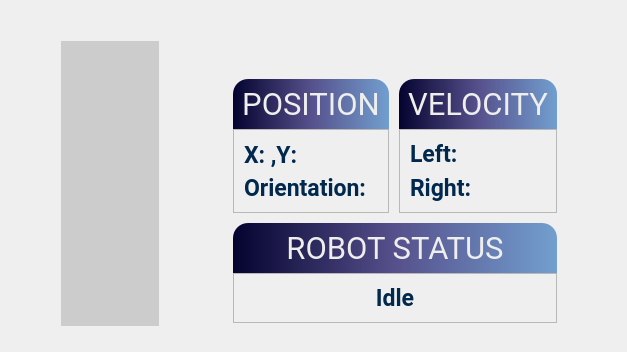
         <widget class="QWidget" name="widget_5" native="true">
          <layout class="QHBoxLayout" name="horizontalLayout_9" stretch="4,3">
           <item>
            <widget class="QWidget" name="widget_32" native="true">
             <property name="maximumSize">
              <size>
               <width>16777215</width>
               <height>16777215</height>
              </size>
             </property>
             <layout class="QVBoxLayout" name="verticalLayout_42">
              <property name="spacing">
               <number>30</number>
              </property>
              <property name="leftMargin">
               <number>50</number>
              </property>
              <property name="topMargin">
               <number>30</number>
              </property>
              <property name="rightMargin">
               <number>50</number>
              </property>
              <property name="bottomMargin">
               <number>15</number>
              </property>
              <item>
               <widget class="QWidget" name="tracking_main_4" native="true">
                <property name="styleSheet">
                 <string notr="true">background-color: rgb(204,204,204); </string>
                </property>
                <layout class="QVBoxLayout" name="tracking_4">
                 <property name="leftMargin">
                  <number>0</number>
                 </property>
                 <property name="topMargin">
                  <number>0</number>
                 </property>
                 <property name="rightMargin">
                  <number>0</number>
                 </property>
                 <property name="bottomMargin">
                  <number>0</number>
                 </property>
                 <item>
                  <widget class="QGraphicsView" name="view_map">
                   <property name="styleSheet">
                    <string notr="true"/>
                   </property>
                   <property name="frameShape">
                    <enum>QFrame::NoFrame</enum>
                   </property>
                   <property name="sizeAdjustPolicy">
                    <enum>QAbstractScrollArea::AdjustToContentsOnFirstShow</enum>
                   </property>
                   <property name="dragMode">
                    <enum>QGraphicsView::ScrollHandDrag</enum>
                   </property>
                  </widget>
                 </item>
                </layout>
               </widget>
              </item>
             </layout>
            </widget>
           </item>
           <item>
            <widget class="QWidget" name="widget_28" native="true">
             <property name="maximumSize">
              <size>
               <width>16777215</width>
               <height>16777215</height>
              </size>
             </property>
             <layout class="QVBoxLayout" name="verticalLayout_13">
              <property name="spacing">
               <number>20</number>
              </property>
              <property name="topMargin">
               <number>30</number>
              </property>
              <property name="rightMargin">
               <number>50</number>
              </property>
              <item>
               <widget class="QWidget" name="camera_4" native="true">
                <layout class="QVBoxLayout" name="verticalLayout_40">
                 <property name="leftMargin">
                  <number>9</number>
                 </property>
                 <property name="topMargin">
                  <number>0</number>
                 </property>
                 <property name="rightMargin">
                  <number>9</number>
                 </property>
                 <property name="bottomMargin">
                  <number>9</number>
                 </property>
                </layout>
               </widget>
              </item>
              <item>
               <widget class="QWidget" name="widget_4" native="true">
                <layout class="QVBoxLayout" name="verticalLayout_5" stretch="0,0">
                 <property name="spacing">
                  <number>10</number>
                 </property>
                 <item>
                  <widget class="QWidget" name="widget_3" native="true">
                   <layout class="QHBoxLayout" name="horizontalLayout_27">
                    <property name="spacing">
                     <number>10</number>
                    </property>
                    <property name="leftMargin">
                     <number>0</number>
                    </property>
                    <property name="topMargin">
                     <number>0</number>
                    </property>
                    <property name="rightMargin">
                     <number>0</number>
                    </property>
                    <property name="bottomMargin">
                     <number>0</number>
                    </property>
                    <item>
                     <widget class="QFrame" name="position_3">
                      <property name="minimumSize">
                       <size>
                        <width>0</width>
                        <height>0</height>
                       </size>
                      </property>
                      <property name="maximumSize">
                       <size>
                        <width>16777215</width>
                        <height>16777215</height>
                       </size>
                      </property>
                      <property name="styleSheet">
                       <string notr="true"/>
                      </property>
                      <layout class="QVBoxLayout" name="verticalLayout_46" stretch="0,0">
                       <property name="spacing">
                        <number>0</number>
                       </property>
                       <property name="leftMargin">
                        <number>0</number>
                       </property>
                       <property name="topMargin">
                        <number>0</number>
                       </property>
                       <property name="rightMargin">
                        <number>0</number>
                       </property>
                       <property name="bottomMargin">
                        <number>0</number>
                       </property>
                       <item>
                        <widget class="QFrame" name="frame_21">
                         <property name="enabled">
                          <bool>true</bool>
                         </property>
                         <property name="maximumSize">
                          <size>
                           <width>16777215</width>
                           <height>50</height>
                          </size>
                         </property>
                         <property name="styleSheet">
                          <string notr="true">QFrame{
	border-top-left-radius: 15;
	border-top-right-radius: 15;
	border-style: solid;
	border-color:rgb(0, 41, 77);
	background-color: qlineargradient(spread: pad, x1:0, y1:0, x2:1, y2:0, stop:0 rgb(4, 3, 47), stop:0.5 rgb(86, 80, 140), stop:1 rgb(114, 159, 207));
}</string>
                         </property>
                         <property name="lineWidth">
                          <number>0</number>
                         </property>
                         <layout class="QVBoxLayout" name="verticalLayout_47">
                          <item alignment="Qt::AlignHCenter">
                           <widget class="QLabel" name="label1_10">
                            <property name="font">
                             <font>
                              <family>Roboto</family>
                              <pointsize>23</pointsize>
                              <weight>50</weight>
                              <bold>false</bold>
                             </font>
                            </property>
                            <property name="styleSheet">
                             <string notr="true">QLabel{
background-color: transparent; 
color: rgb(238, 238, 236);
}</string>
                            </property>
                            <property name="text">
                             <string>POSITION</string>
                            </property>
                            <property name="alignment">
                             <set>Qt::AlignCenter</set>
                            </property>
                           </widget>
                          </item>
                         </layout>
                        </widget>
                       </item>
                       <item>
                        <widget class="QFrame" name="frame_22">
                         <property name="sizePolicy">
                          <sizepolicy hsizetype="Preferred" vsizetype="Preferred">
                           <horstretch>0</horstretch>
                           <verstretch>0</verstretch>
                          </sizepolicy>
                         </property>
                         <property name="maximumSize">
                          <size>
                           <width>16777215</width>
                           <height>200</height>
                          </size>
                         </property>
                         <property name="font">
                          <font>
                           <family>Roboto</family>
                           <pointsize>13</pointsize>
                           <weight>75</weight>
                           <bold>true</bold>
                          </font>
                         </property>
                         <property name="styleSheet">
                          <string notr="true">
color: rgb(0, 41, 77);</string>
                         </property>
                         <property name="frameShape">
                          <enum>QFrame::StyledPanel</enum>
                         </property>
                         <property name="frameShadow">
                          <enum>QFrame::Plain</enum>
                         </property>
                         <property name="lineWidth">
                          <number>1</number>
                         </property>
                         <layout class="QGridLayout" name="gridLayout_22" columnstretch="0">
                          <property name="leftMargin">
                           <number>10</number>
                          </property>
                          <property name="topMargin">
                           <number>10</number>
                          </property>
                          <property name="rightMargin">
                           <number>10</number>
                          </property>
                          <property name="bottomMargin">
                           <number>10</number>
                          </property>
                          <property name="horizontalSpacing">
                           <number>0</number>
                          </property>
                          <property name="verticalSpacing">
                           <number>4</number>
                          </property>
                          <item row="0" column="0">
                           <widget class="QLabel" name="label_xy">
                            <property name="font">
                             <font>
                              <family>Roboto</family>
                              <pointsize>17</pointsize>
                              <weight>75</weight>
                              <bold>true</bold>
                             </font>
                            </property>
                            <property name="text">
                             <string>X: ,Y:</string>
                            </property>
                           </widget>
                          </item>
                          <item row="1" column="0">
                           <widget class="QLabel" name="label_theta">
                            <property name="font">
                             <font>
                              <family>Roboto</family>
                              <pointsize>17</pointsize>
                              <weight>75</weight>
                              <bold>true</bold>
                             </font>
                            </property>
                            <property name="text">
                             <string>Orientation:</string>
                            </property>
                           </widget>
                          </item>
                         </layout>
                        </widget>
                       </item>
                      </layout>
                     </widget>
                    </item>
                    <item>
                     <widget class="QFrame" name="velocity_4">
                      <property name="minimumSize">
                       <size>
                        <width>0</width>
                        <height>0</height>
                       </size>
                      </property>
                      <property name="maximumSize">
                       <size>
                        <width>16777215</width>
                        <height>16777215</height>
                       </size>
                      </property>
                      <property name="styleSheet">
                       <string notr="true"/>
                      </property>
                      <layout class="QVBoxLayout" name="verticalLayout_43" stretch="0,0">
                       <property name="spacing">
                        <number>0</number>
                       </property>
                       <property name="leftMargin">
                        <number>0</number>
                       </property>
                       <property name="topMargin">
                        <number>0</number>
                       </property>
                       <property name="rightMargin">
                        <number>0</number>
                       </property>
                       <property name="bottomMargin">
                        <number>0</number>
                       </property>
                       <item>
                        <widget class="QFrame" name="frame_19">
                         <property name="enabled">
                          <bool>true</bool>
                         </property>
                         <property name="maximumSize">
                          <size>
                           <width>16777215</width>
                           <height>50</height>
                          </size>
                         </property>
                         <property name="styleSheet">
                          <string notr="true">QFrame{
	border-top-left-radius: 15;
	border-top-right-radius: 15;
	border-style: solid;
	border-color:rgb(0, 41, 77);
	background-color: qlineargradient(spread: pad, x1:0, y1:0, x2:1, y2:0, stop:0 rgb(4, 3, 47), stop:0.5 rgb(86, 80, 140), stop:1 rgb(114, 159, 207));
}</string>
                         </property>
                         <property name="lineWidth">
                          <number>0</number>
                         </property>
                         <layout class="QVBoxLayout" name="verticalLayout_44">
                          <item alignment="Qt::AlignHCenter">
                           <widget class="QLabel" name="label1_9">
                            <property name="font">
                             <font>
                              <family>Roboto</family>
                              <pointsize>23</pointsize>
                              <weight>50</weight>
                              <bold>false</bold>
                             </font>
                            </property>
                            <property name="styleSheet">
                             <string notr="true">QLabel{
background-color: transparent; 
color: rgb(238, 238, 236);
}</string>
                            </property>
                            <property name="text">
                             <string>VELOCITY</string>
                            </property>
                            <property name="alignment">
                             <set>Qt::AlignCenter</set>
                            </property>
                           </widget>
                          </item>
                         </layout>
                        </widget>
                       </item>
                       <item>
                        <widget class="QFrame" name="frame_20">
                         <property name="sizePolicy">
                          <sizepolicy hsizetype="Preferred" vsizetype="Preferred">
                           <horstretch>0</horstretch>
                           <verstretch>0</verstretch>
                          </sizepolicy>
                         </property>
                         <property name="maximumSize">
                          <size>
                           <width>16777215</width>
                           <height>200</height>
                          </size>
                         </property>
                         <property name="styleSheet">
                          <string notr="true">
color: rgb(0, 41, 77);</string>
                         </property>
                         <property name="frameShape">
                          <enum>QFrame::StyledPanel</enum>
                         </property>
                         <property name="frameShadow">
                          <enum>QFrame::Plain</enum>
                         </property>
                         <property name="lineWidth">
                          <number>1</number>
                         </property>
                         <layout class="QVBoxLayout" name="verticalLayout_45">
                          <property name="leftMargin">
                           <number>10</number>
                          </property>
                          <property name="topMargin">
                           <number>10</number>
                          </property>
                          <property name="rightMargin">
                           <number>10</number>
                          </property>
                          <property name="bottomMargin">
                           <number>10</number>
                          </property>
                          <item>
                           <widget class="QLabel" name="label_left">
                            <property name="font">
                             <font>
                              <family>Roboto</family>
                              <pointsize>17</pointsize>
                              <weight>75</weight>
                              <bold>true</bold>
                             </font>
                            </property>
                            <property name="text">
                             <string>Left:</string>
                            </property>
                           </widget>
                          </item>
                          <item>
                           <widget class="QLabel" name="label_right">
                            <property name="font">
                             <font>
                              <family>Roboto</family>
                              <pointsize>17</pointsize>
                              <weight>75</weight>
                              <bold>true</bold>
                             </font>
                            </property>
                            <property name="text">
                             <string>Right:</string>
                            </property>
                           </widget>
                          </item>
                         </layout>
                        </widget>
                       </item>
                      </layout>
                     </widget>
                    </item>
                   </layout>
                  </widget>
                 </item>
                 <item>
                  <widget class="QFrame" name="position_5">
                   <property name="minimumSize">
                    <size>
                     <width>0</width>
                     <height>0</height>
                    </size>
                   </property>
                   <property name="maximumSize">
                    <size>
                     <width>16777215</width>
                     <height>16777215</height>
                    </size>
                   </property>
                   <property name="styleSheet">
                    <string notr="true"/>
                   </property>
                   <layout class="QVBoxLayout" name="verticalLayout_54" stretch="0,0">
                    <property name="spacing">
                     <number>0</number>
                    </property>
                    <property name="leftMargin">
                     <number>0</number>
                    </property>
                    <property name="topMargin">
                     <number>0</number>
                    </property>
                    <property name="rightMargin">
                     <number>0</number>
                    </property>
                    <property name="bottomMargin">
                     <number>0</number>
                    </property>
                    <item>
                     <widget class="QFrame" name="frame_27">
                      <property name="enabled">
                       <bool>true</bool>
                      </property>
                      <property name="maximumSize">
                       <size>
                        <width>16777215</width>
                        <height>50</height>
                       </size>
                      </property>
                      <property name="styleSheet">
                       <string notr="true">QFrame{
	border-top-left-radius: 15;
	border-top-right-radius: 15;
	border-style: solid;
	border-color:rgb(0, 41, 77);
	background-color: qlineargradient(spread: pad, x1:0, y1:0, x2:1, y2:0, stop:0 rgb(4, 3, 47), stop:0.5 rgb(86, 80, 140), stop:1 rgb(114, 159, 207));
}</string>
                      </property>
                      <property name="lineWidth">
                       <number>0</number>
                      </property>
                      <layout class="QVBoxLayout" name="verticalLayout_55">
                       <item alignment="Qt::AlignHCenter">
                        <widget class="QLabel" name="label1_13">
                         <property name="font">
                          <font>
                           <family>Roboto</family>
                           <pointsize>23</pointsize>
                           <weight>50</weight>
                           <bold>false</bold>
                          </font>
                         </property>
                         <property name="styleSheet">
                          <string notr="true">QLabel{
background-color: transparent; 
color: rgb(238, 238, 236);
}</string>
                         </property>
                         <property name="text">
                          <string>ROBOT STATUS</string>
                         </property>
                         <property name="alignment">
                          <set>Qt::AlignCenter</set>
                         </property>
                        </widget>
                       </item>
                      </layout>
                     </widget>
                    </item>
                    <item>
                     <widget class="QFrame" name="frame_28">
                      <property name="sizePolicy">
                       <sizepolicy hsizetype="Preferred" vsizetype="Preferred">
                        <horstretch>0</horstretch>
                        <verstretch>0</verstretch>
                       </sizepolicy>
                      </property>
                      <property name="maximumSize">
                       <size>
                        <width>16777215</width>
                        <height>200</height>
                       </size>
                      </property>
                      <property name="font">
                       <font>
                        <family>Roboto</family>
                        <pointsize>13</pointsize>
                        <weight>75</weight>
                        <bold>true</bold>
                       </font>
                      </property>
                      <property name="styleSheet">
                       <string notr="true">
color: rgb(0, 41, 77);</string>
                      </property>
                      <property name="frameShape">
                       <enum>QFrame::StyledPanel</enum>
                      </property>
                      <property name="frameShadow">
                       <enum>QFrame::Plain</enum>
                      </property>
                      <property name="lineWidth">
                       <number>1</number>
                      </property>
                      <layout class="QGridLayout" name="gridLayout_24" columnstretch="0">
                       <property name="leftMargin">
                        <number>10</number>
                       </property>
                       <property name="topMargin">
                        <number>10</number>
                       </property>
                       <property name="rightMargin">
                        <number>10</number>
                       </property>
                       <property name="bottomMargin">
                        <number>10</number>
                       </property>
                       <property name="horizontalSpacing">
                        <number>0</number>
                       </property>
                       <property name="verticalSpacing">
                        <number>4</number>
                       </property>
                       <item row="0" column="0">
                        <widget class="QLabel" name="robot_status_2">
                         <property name="font">
                          <font>
                           <family>Roboto</family>
                           <pointsize>17</pointsize>
                           <weight>75</weight>
                           <bold>true</bold>
                          </font>
                         </property>
                         <property name="text">
                          <string>Idle</string>
                         </property>
                         <property name="alignment">
                          <set>Qt::AlignCenter</set>
                         </property>
                        </widget>
                       </item>
                      </layout>
                     </widget>
                    </item>
                   </layout>
                  </widget>
                 </item>
                </layout>
               </widget>
              </item>
             </layout>
            </widget>
           </item>
          </layout>
         </widget>
